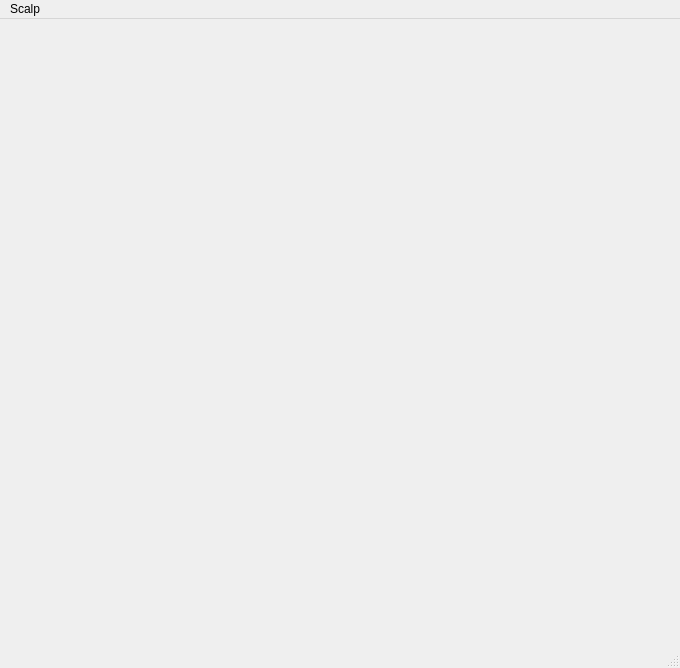
<?xml version="1.0" encoding="UTF-8"?>
<ui version="4.0">
 <class>scalp_main_window</class>
 <widget class="QMainWindow" name="scalp_main_window">
  <property name="geometry">
   <rect>
    <x>0</x>
    <y>0</y>
    <width>680</width>
    <height>668</height>
   </rect>
  </property>
  <property name="windowTitle">
   <string>ScalpGL</string>
  </property>
  <widget class="QWidget" name="scalp_widget">
   <layout class="QVBoxLayout" name="verticalLayout">
    <item>
     <layout class="QVBoxLayout" name="verticalLayout_2">
      <item>
       <widget class="ControlPanel" name="control_panel" native="true">
        <property name="sizePolicy">
         <sizepolicy hsizetype="Preferred" vsizetype="Minimum">
          <horstretch>0</horstretch>
          <verstretch>0</verstretch>
         </sizepolicy>
        </property>
       </widget>
      </item>
      <item>
       <widget class="QWidget" name="main_view" native="true">
        <property name="sizePolicy">
         <sizepolicy hsizetype="Preferred" vsizetype="Preferred">
          <horstretch>0</horstretch>
          <verstretch>0</verstretch>
         </sizepolicy>
        </property>
        <layout class="QHBoxLayout" name="horizontalLayout">
         <item>
          <widget class="Clients" name="clients" native="true">
           <property name="sizePolicy">
            <sizepolicy hsizetype="Preferred" vsizetype="Preferred">
             <horstretch>2</horstretch>
             <verstretch>0</verstretch>
            </sizepolicy>
           </property>
          </widget>
         </item>
         <item>
          <widget class="ClientSelector" name="client_selector"/>
         </item>
        </layout>
       </widget>
      </item>
     </layout>
    </item>
   </layout>
  </widget>
  <widget class="QMenuBar" name="menubar">
   <property name="geometry">
    <rect>
     <x>0</x>
     <y>0</y>
     <width>680</width>
     <height>25</height>
    </rect>
   </property>
   <widget class="QMenu" name="menuScalp">
    <property name="title">
     <string>Scalp</string>
    </property>
    <addaction name="actionQuit"/>
   </widget>
   <addaction name="menuScalp"/>
  </widget>
  <widget class="QStatusBar" name="statusbar"/>
  <action name="actionQuit">
   <property name="text">
    <string>Quit</string>
   </property>
  </action>
 </widget>
 <customwidgets>
  <customwidget>
   <class>ControlPanel</class>
   <extends>QWidget</extends>
   <header>control_panel.h</header>
   <container>1</container>
  </customwidget>
  <customwidget>
   <class>Clients</class>
   <extends>QWidget</extends>
   <header>clients.h</header>
   <container>1</container>
  </customwidget>
  <customwidget>
   <class>ClientSelector</class>
   <extends>QFrame</extends>
   <header>client_selector.h</header>
   <container>1</container>
  </customwidget>
 </customwidgets>
 <resources/>
 <connections>
  <connection>
   <sender>actionQuit</sender>
   <signal>activated()</signal>
   <receiver>scalp_main_window</receiver>
   <slot>close()</slot>
   <hints>
    <hint type="sourcelabel">
     <x>-1</x>
     <y>-1</y>
    </hint>
    <hint type="destinationlabel">
     <x>399</x>
     <y>299</y>
    </hint>
   </hints>
  </connection>
 </connections>
</ui>
